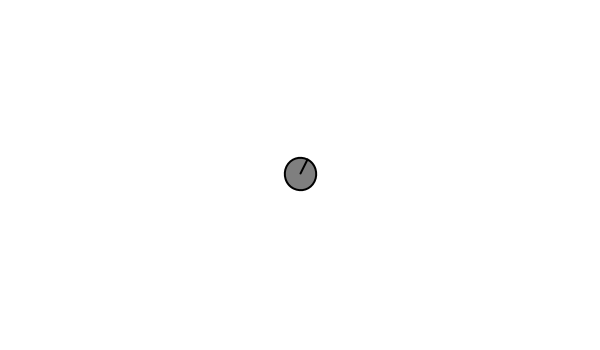
Frame 1 (no input)
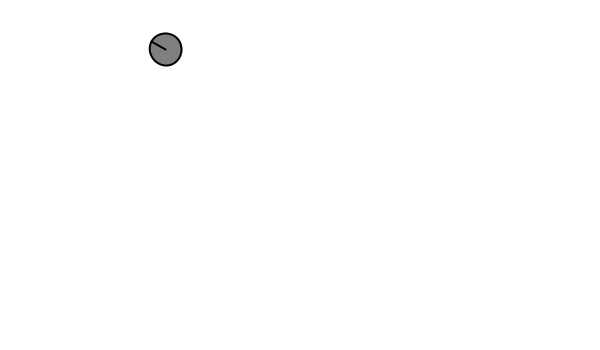
Frame 60 (the mouse pressed at the canvas centre just before this capture)
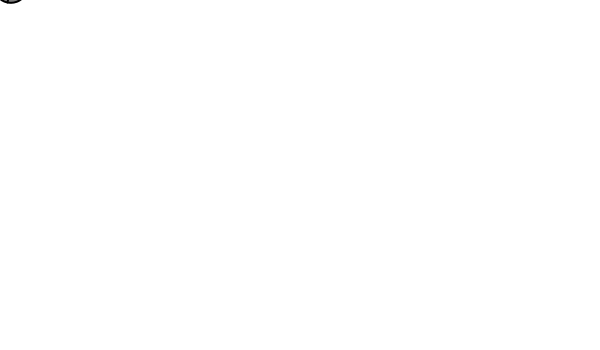
Frame 120 (the mouse held since frame 60 and released just before this capture)

The Processing sketch that drew these frames (run headless with seeded random() and noise(); from frame 60 on, the mouse is pressed at the canvas centre):

// Processing sketch: arriving_behavior
// ── arriving_behavior.pde
Vehicle v;
PVector mouse;

void setup(){
  size(600,350);
  v=new Vehicle(width/2,height/2);
  mouse=new PVector();
}

void draw(){
  background(255);
  mouse.x=mouseX;
  mouse.y=mouseY;
  v.seek(mouse);
  v.update();
  v.display();
}
// ── Vehicle.pde
class Vehicle{
  PVector location, velocity, acceleration;
  float maxforce, maxspeed;
  
  Vehicle(float x, float y){
    location=new PVector(x,y);
    velocity=new PVector(random(-2,2),random(-2,2));
    acceleration=new PVector();
    
    maxforce=0.1;
    maxspeed=4;
  }
  
  void applyForce(PVector force){
    acceleration.add(force);
  }
  
  void seek(PVector target){
    PVector desired=PVector.sub(target,location);
    desired.mult(0.05);//5% of the distance
    PVector steer=PVector.sub(desired,velocity);
    steer.limit(maxforce);
    applyForce(steer);
  }
    
  
  void display(){
    float r=16;
    float angle=velocity.heading();
    pushMatrix();
    translate(location.x,location.y);
    rotate(angle);
    fill(127);
    stroke(0);
    strokeWeight(2);
    ellipse(0,0,r*2,r*2);
    // Let's add a line so we can see the rotation
    line(0,0,r,0);
    popMatrix();
  }
  
  void update(){
    velocity.add(acceleration);
    location.add(velocity);
    
    acceleration.mult(0);
  }
}
